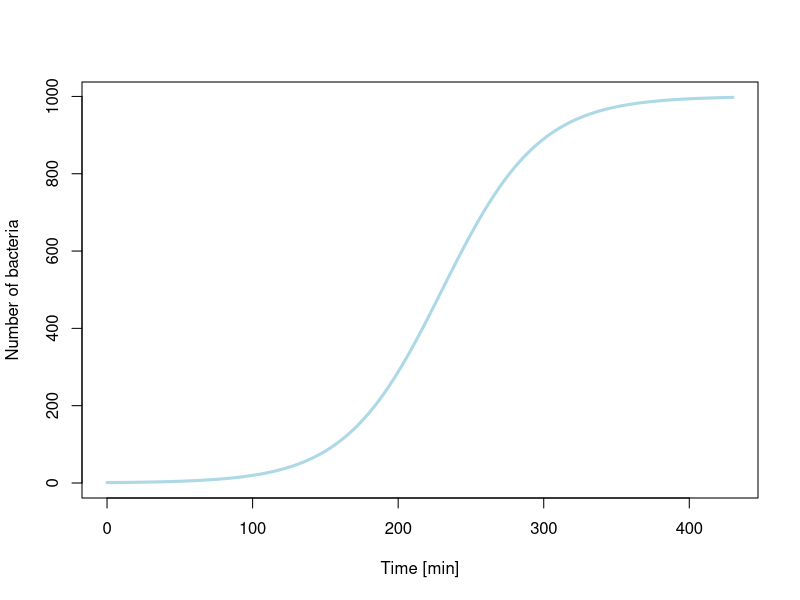

Reproduce this figure in R.
#code that will implement a logistic simulation of population based on -
#given criteria. Numerical approximation of the function

#defining variables
N_0 <- 1    #starting population
r <- 0.03    #min^-1 # rate of change
K <- 100000     #coefficient needed for logistic function -
#defines carrying capacity of the environment

dt <- 0.01      #defining the time difference
total_time <- 430       #time in the simulation
number_of_steps <- round(total_time/dt, 1)
time <- c(0)        #here the time of each step will be recorded
N_t <- rep(0, number_of_steps)      #here the change in popultion -
#will be recorded
N_t[1] <- N_0       #first recording is initial population

for (t in 1:number_of_steps){
      #calculating parts of logistic equation and final equation
      positive_change <- r*dt*N_t[t]
      negative_change <- r*(N_t[t]/K)*N_t[t]
      #calculate and update population record
      N_t[t+1] <- N_t[t] + positive_change - negative_change
      time[t+1] <- time[t]+dt     #update the time record
}

#ploting of the results
plot(time, N_t,
     t="l",
     col="lightblue",
     lwd=3,
     xlab = "Time [min]",
     ylab = "Number of bacteria")
